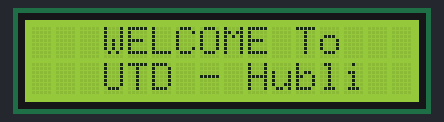
A sketch run on a simulated Arduino Uno, built with avr-gcc and run on an emulated ATmega328P. Shown: 16×2 character LCD.

Above: at 0.2 s.
At 3.3 s:
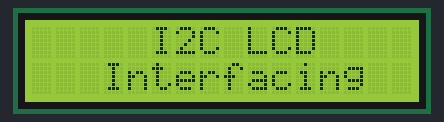

Measured:
- what the display in image 0 shows lasts 3.0 s, from 0.2 s to 3.2 s

The sketch:

I2C_LCD.ino
```cpp
/*
   This code is to interfacing of I2C LCD module with Arduino/Node MCU


   Connect VCC of I2C LCD to Vin/5V pin of Arduino/Node MCU
   Connect GND of I2C LCD to GND pin of Arduino/Node MCU
   Connect SDA pin of I2C LCD to A4/D1 pin of Arduino/Node MCU respectively
   Connect SCL pin of I2C LCU to A5/D2 pin of Arduino/Node MCU respectively


   Upload this code check for Output, adjust the contrast by pot knob given on LCD module.
*/

#include <Wire.h>
#include <LiquidCrystal_I2C.h>

LiquidCrystal_I2C lcd(0x27, 16, 2);

void setup()
{
  lcd.init();
  lcd.backlight();
  lcd.print("   WELCOME To   ");
  delay(100);
  lcd.setCursor(0, 1);
  lcd.print("   UTD - Hubli  ");
  delay(3000);
  lcd.clear();
}

void loop()
{
  lcd.print("     I2C LCD    ");
  lcd.setCursor(0, 1);
  lcd.print("   Interfacing  ");
}
```
